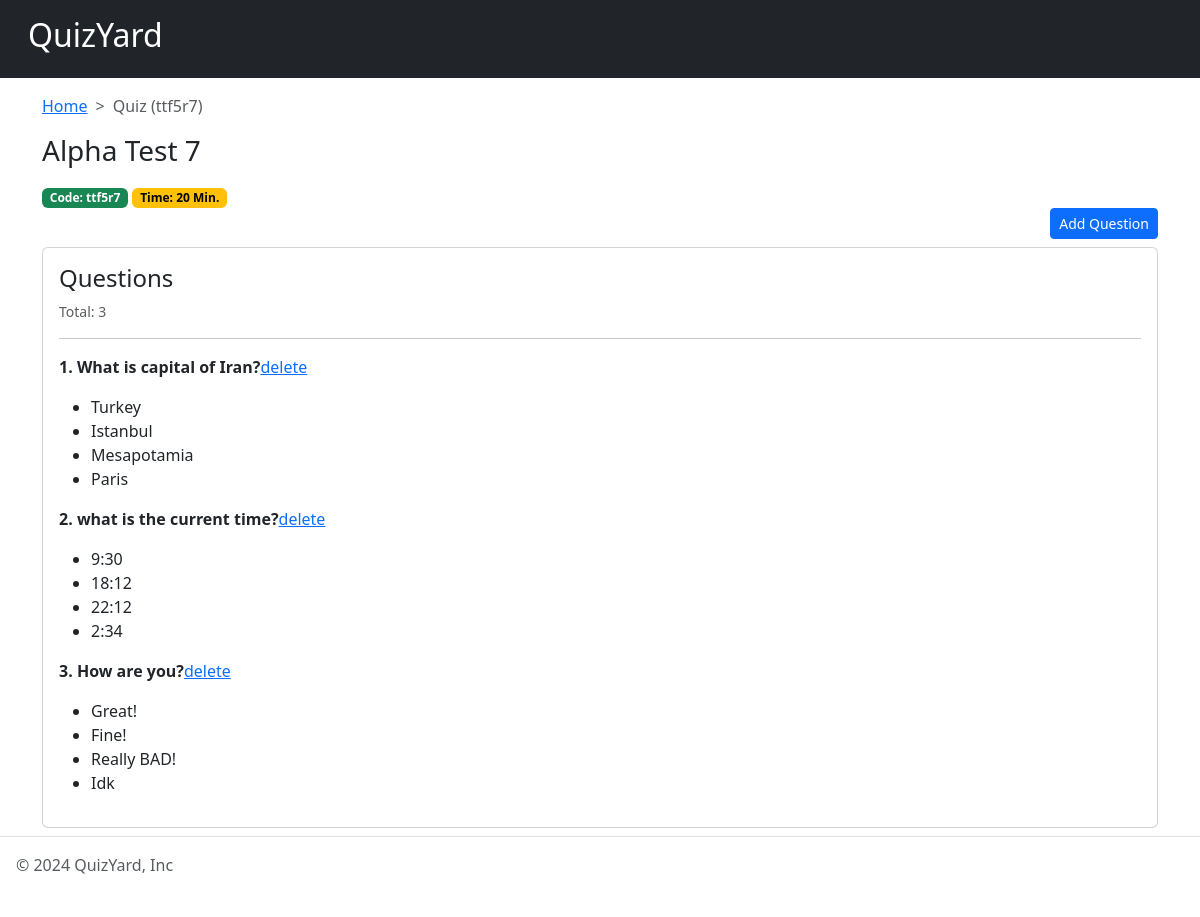
Screenshot of /dashboard/ttf5r7/ with the database file from the repository.
### quiz/models.py (models this page shows, shortened)
class Quiz(models.Model):
    title = models.CharField(max_length=75)
    time = models.PositiveIntegerField(help_text="Quiz time in minutes.")
    code = models.CharField(max_length=15, unique=True)
    is_active = models.BooleanField(default=False)
    class Meta:
        db_table = 'quiz'
        verbose_name = 'Quiz'
        verbose_name_plural = 'Quizzes'
        ordering = ['-id']

class Question(models.Model):
    quiz = models.ForeignKey(Quiz, on_delete=models.CASCADE)
    question = models.CharField(max_length=255)
    class Meta:
        db_table = 'question'
        verbose_name = 'Question'
        verbose_name_plural = 'Questions'
        ordering = ['-id']

class Option(models.Model):
    question = models.ForeignKey(Question, on_delete=models.CASCADE)
    value = models.CharField(max_length=100)
    class Meta:
        db_table = 'option'
        verbose_name = 'Option'
        verbose_name_plural = 'Options'
        ordering = ['-id']
    def __str__(self) -> str:
        return self.value

### dashboard/views.py (the view)
# urls.py: path("<str:code>/", QuizDetailView.as_view(), name="quiz_detail"),
class QuizDetailView(DetailView):
    model = Quiz
    template_name = "dashboard/quiz_detail.html"
    context_object_name = "quiz"
    def get_object(self):
        return Quiz.objects.get(code=self.kwargs['code'])
    def get_context_data(self, **kwargs) -> dict:
        context = super().get_context_data(**kwargs)
        context["questions"] = Question.objects.filter(
            quiz=self.get_object()).prefetch_related(
                'option_set').prefetch_related('answer_set')
        return context

### dashboard/templates/dashboard/quiz_detail.html (shortened to what this page needs)
{% extends "dashboard/base.html" %}
{% block main_content %}
<div class="container">
    <nav style="--bs-breadcrumb-divider: '>';" aria-label="breadcrumb">
        <ol class="breadcrumb my-3">
          <li class="breadcrumb-item"><a href="{% url 'dashboard:home' %}">Home</a></li>
          <li class="breadcrumb-item active">Quiz ({{quiz.code}})</li>
        </ol>
    </nav>
    <h3 class="my-3">{{quiz.title}}</h3>
    <span class="badge text-bg-success">Code: {{quiz.code}}</span>
    <span class="badge text-bg-warning">Time: {{quiz.time}} Min.</span>
    <p class="text-end my-0 py-0"><a href="{% url 'dashboard:question_create' quiz.code %}" class="btn btn-sm btn-primary">Add Question</a></p>
    <div class="card my-2 p-3">
        <h4>Questions</h4>
        <small class="text-muted">Total: {{questions.count}}</small>
        <hr>
        {% for item in questions %}
            <p><strong>{{forloop.counter}}. {{item.question}}</strong><a href="{% url 'dashboard:question_delete' quiz.code item.id %}">delete</a></p>
            <ul>
                {% for option in item.option_set.all %}
                <li>{{option}}</li>
                {% endfor %}
            </ul>
        {% endfor %}
    </div>
</div>
{% endblock main_content %}

### rows the page displays
Quiz: code "ttf5r7", title "Alpha Test 7", time "20"
Question: question "What is capital of Iran?"
Option: value "Turkey"
Option: value "Istanbul"
Option: value "Mesapotamia"
Option: value "Paris"
Question: question "what is the current time?"
Option: value "9:30"
Option: value "18:12"
Option: value "22:12"
Option: value "2:34"
Question: question "How are you?"
Option: value "Great!"
Option: value "Fine!"
Option: value "Really BAD!"
Option: value "Idk"

### other values shown
{{ questions.count }} "3"
